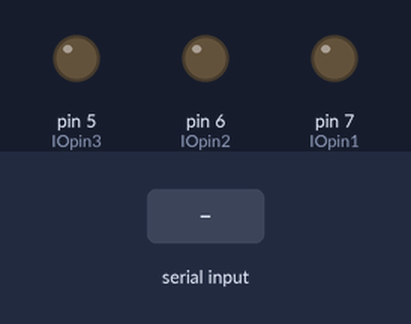
Bench run of a sketch on a simulated Arduino Uno, built with avr-gcc and run on an emulated ATmega328P. Shown: output pins drawn as LEDs (lit = HIGH). The test bench sets the inputs (shaded band).

Above: at 1.2 s.
1.3 s: "90,45,200," received over Serial
At 3.2 s:
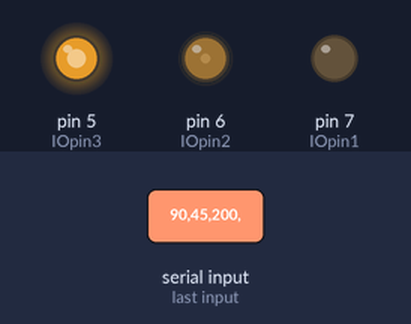
3.8 s: "30,150,10," received over Serial
At 6.0 s:
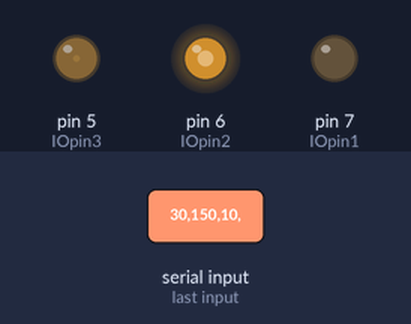
6.3 s: "90,45," received over Serial
At 8.1 s:
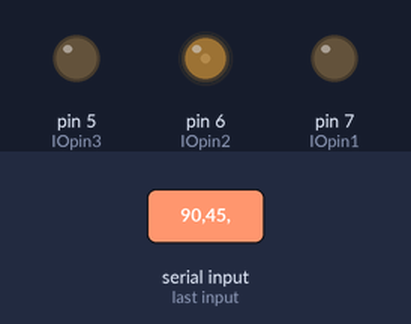
8.7 s: "30,150," received over Serial
At 10.8 s:
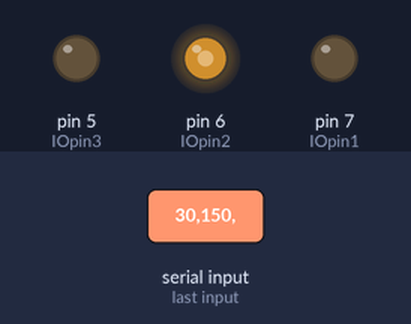
11.1 s: "200," received over Serial
At 13.7 s:
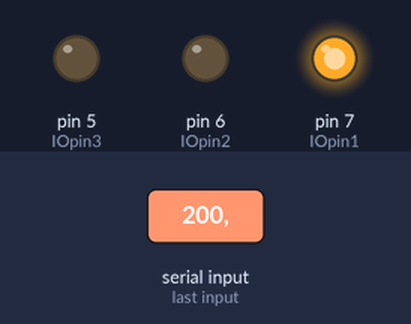
14.1 s: "1,90," received over Serial
At 16.5 s:
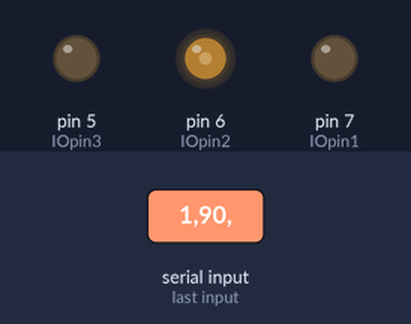
Timing chart, 0 to 17.6 s (numbered marks = the images above; inputs shaded):
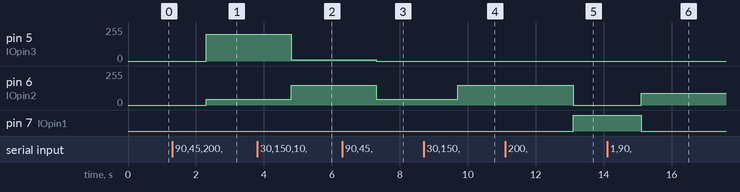

The sketch:

34338_Ex7.ino
```cpp
#define IOpin1 7
#define IOpin2 6
#define IOpin3 5
int fadeValueR = 0;
int fadeValueG = 0;
int fadeValueB = 0;

void setup() {
  Serial.begin(115200);
}

void loop() {
  if (Serial.available() > 0) {
    String value1 = Serial.readStringUntil(',');
    Serial.read();
    String value2 = Serial.readStringUntil(',');
    Serial.read();
    String value3 = Serial.readStringUntil('\0');

    fadeValueR = value1.toInt();
    fadeValueG = value2.toInt();
    fadeValueB = value3.toInt();

    analogWrite(IOpin1, fadeValueR);
    analogWrite(IOpin2, fadeValueG);
    analogWrite(IOpin3, fadeValueB);
  }

}

//////////Questions//////////
//What is an RGB value? Why does it use the interval 0-255?
//Answer: An RGB value stands for RED-GREEN-BLUE value and it is used a to associate a specific color with a certain combination of the 3 main colors (red green blue).
//The reason every RGB-value goes from 0-255, is because one color is stored using 3 bytes = 24 bits. This equals 8 bits per main color. Thus, each main color have 2^8 = 256 different intensity levels, which is why the values range from 0-255.

//What does the function Serial.parseInt() do ?
//Answer: Serial.parseInt() looks for the next valid integer in the incoming serial. So if you have a some numbers separated by a comma, then parseInt looks only for the integers in the serial code, but ignores the commas.
```

Measured:
- after the input at 1.3 s, pin 5 (IOpin3): 0/255 → 200/255 after 1.0 s; pin 6 (IOpin2): 0/255 → 45/255 after 1.0 s
- after the input at 3.8 s, pin 5 (IOpin3): 200/255 → 10/255 after 1.0 s; pin 6 (IOpin2): 45/255 → 150/255 after 1.0 s
- after the input at 6.3 s, pin 5 (IOpin3): 10/255 → 0/255 after 1.0 s; pin 6 (IOpin2): 150/255 → 45/255 after 1.0 s
- after the input at 8.7 s, pin 6 (IOpin2): 45/255 → 150/255 after 1.0 s
- after the input at 11.1 s, pin 6 (IOpin2): 150/255 → 0/255 after 2.0 s; pin 7 (IOpin1): LOW → HIGH after 2.0 s
- after the input at 14.1 s, pin 6 (IOpin2): 0/255 → 90/255 after 1.0 s; pin 7 (IOpin1): HIGH → LOW after 1.0 s
